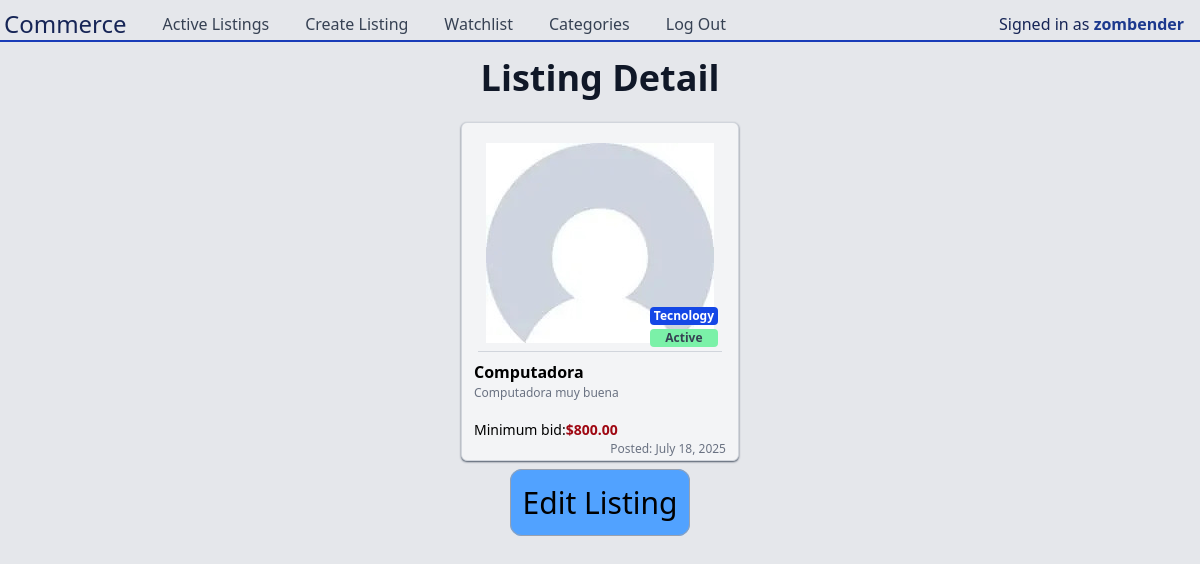
The app's page /listing/1 (signed in) with its own data.
### auctions/models.py (models this page shows, shortened)
class User(AbstractUser):
    pass

class Listing(models.Model):
    author = models.ForeignKey(User, on_delete=models.CASCADE)
    category = models.ForeignKey(Category, on_delete=models.SET_NULL, null=True, blank=True)
    title = models.CharField(max_length=200)
    description = models.TextField(blank=True, default='')
    starting_bid = models.DecimalField(max_digits=10, decimal_places=2, validators=[MinValueValidator(0.01)])
    date_posted = models.DateTimeField(default=timezone.now)
    image = models.ImageField(default='default.jpg', upload_to='product-pics')
    watchlist = models.ManyToManyField(User, blank=True, related_name='watchlist')
    is_active = models.BooleanField(default=True)
    def is_watched_by(self, user):
        return user in self.watchlist.all()
    @property
    def current_price(self):
        highest_bid = self.bids.aggregate(models.Max('amount'))['amount__max']
        return highest_bid if highest_bid is not None else self.starting_bid
    @property
    def winner(self):
        highest_bid = self.bids.order_by('-amount', '-date_posted').first()
        return highest_bid.user if highest_bid else None

class Category(models.Model):
    name = models.CharField(max_length=30)
    def __str__(self):
        return self.name

### auctions/views.py (the view)
# urls.py: path('listing/<int:pk>', views.DetailListingView.as_view(), name='listing'),
class DetailListingView(LoginRequiredMixin, UserPassesTestMixin, DetailView):
    model = Listing
    template_name = 'auctions/listing.html'
    context_object_name = 'listing'
    def get_context_data(self, **kwargs):
        context = super().get_context_data()
        listing = self.get_object()
        user = self.request.user
        context['is_watched_by_user'] = False if listing.is_watched_by(user) else True
        context['is_user_listing'] = listing.author == user
        return context
    def test_func(self):
        listing = self.get_object()
        if listing.author == self.request.user:
            return True
        return False

### auctions/templates/auctions/listing.html (shortened to what this page needs)
{% extends "auctions/layout.html" %}
{% block body %}
    <main class="flex flex-col items-center h-[90vh]  gap-y-6">
        <h2 class="flex justify-center text-4xl font-bold  text-gray-900 mt-4 ">Listing Detail</h2>
        {% include 'auctions/listing_card.html' %}
        {% if is_user_listing %}
            <form>
                <a class="text-3xl p-3 bg-blue-400 hover:bg-blue-900 border-1 border-gray-400 rounded-xl
                hover:text-white hover:underline transition-colors duration-100 ease-in-out"
                   href="{% url 'edit-listing' listing.id %}">Edit Listing</a>
            </form>
        {% endif %}
    </main>
{% endblock %}

### auctions/templates/auctions/layout.html (shortened to what this page needs)
{% load static %}
<!DOCTYPE html>
<html lang="en">
<head>
    <link href="{% static 'auctions/output.css' %}" rel="stylesheet">
</head>
<body class="h-screen bg-gray-200">
<header class="w-full mt-2">
    <div class="flex flex-row justify-between items-center border-b-2 px-1 border-b-blue-800">
        <div class="flex items-center justify-center">
            <h1 class="flex items-center justify-center text-2xl text-blue-950 mr-5 sm:mr-7 md:mr-8 lg:mr-9">
                Commerce
            </h1>
            <nav class="flex">
                <ul class="flex flex-row gap-x-3 sm:gap-x-7 md:gap-x-8 lg:gap-x-9 list-none ">
                    {% if user.is_authenticated %}
                        <li class="nav-item">
                            <a class="{% if request.resolver_match.view_name == 'index' %}text-blue-700 {% else %} text-gray-700{% endif %} nav-item-a" href="{% url 'index' %}">Active Listings</a>
                        </li>
                        <li class="nav-item">
                            <a class="{% if request.resolver_match.view_name == 'create-listing' %}text-blue-700 {% else %} text-gray-700{% endif %} nav-item-a"  href="{% url 'create-listing' %}">Create Listing</a>
                        </li>
                        <li class="nav-item">
                            <a class="{% if request.resolver_match.view_name == 'watchlist' %}text-blue-700 {% else %} text-gray-700{% endif %} nav-item-a"  href="{% url 'watchlist' %}">Watchlist</a>
                        </li>
                        <li class="nav-item">
                            <a class="{% if request.resolver_match.view_name == 'category' %}text-blue-700 {% else %} text-gray-700{% endif %} nav-item-a"  href="{% url 'category' %}">Categories</a>
                        </li>
                        <li class="nav-item">
                            <a class="{% if request.resolver_match.view_name == 'logout' %}text-blue-700 {% else %} text-gray-700{% endif %} nav-item-a"  href="{% url 'logout' %}">Log Out</a>
                        </li>
                    {% endif %}
                </ul>
            </nav>
        </div>
        <div class="h-full flex items-center justify-center ml-3 mr-3">
            <h2 class="text-1xl text-blue-950 self-center ">
                {% if user.is_authenticated %}
                    Signed in as <strong class="text-blue-900">{{ user.username }}</strong>
                {% else %}
                    Not signed in
                {% endif %}
            </h2>
        </div>
    </div>
</header>
{% block body %}
{% endblock %}
</body>
</html>

### auctions/templates/auctions/listing_card.html (shortened to what this page needs)
<card class="flex flex-col justify-between border-1 border-gray-300 rounded-md bg-gray-100
                p-3 pb-0.5 shadow-xs shadow-gray-600">
                    <div class="relative flex items-center basis-1/3 justify-center aspect-[1.5/1] p-2  mx-1  border-b-1 border-b-gray-300">
                        <img class="max-w-full max-h-full" alt="Product image" src="{{ listing.image.url }}">
                        <div class="absolute flex flex-col gap-y-1 bottom-1 right-1 font-bold text-[6px] sm:text-[10px] md:text-[11px] lg:text-[12px]">
                            <span class=" text-white bg-blue-700 px-1 rounded text-center ">
                                {{ listing.category }}
                            </span>
                            {% if listing.is_active %}
                                <span class=" text-gray-700 bg-green-300 px-1 rounded text-center">
                                    Active
                                </span>
                            {% else %}
                                <span class="text-white bg-red-600 px-1 rounded text-center">
                                    Not active
                                </span>
                            {% endif %}
                        </div>
                    </div>
                    <div class="flex flex-col basis-2/3 justify-start mt-2">
                        <h2 class="flex flex-row text-base font-bold text-black
                        truncate text-ellipsis whitespace-nowrap hover:text-blue-400 transition-colors duration-200 ease-in-out">
                            <a href= {% url 'listing' listing.id %}>
                                {{ listing.title }}
                            </a>
                        </h2>
                        <p class="text-[12px] text-gray-500 line-clamp-2 h-[3.0em]">
                            {{ listing.description }}
                        </p>
                        <p class="flex text-sm truncate text-ellipsis whitespace-nowrap">
                            {% if listing.winner %}
                                {% if listing.is_active %}
                                    <strong>
                                        Highest bid: ${{ listing.current_price }} by
                                        <strong class="text-red-600">{{ listing.winner }}</strong>
                                    </strong>
                                {% else %}
                                    <strong>
                                        Winner: {{ listing.winner }}
                                        <strong class="text-red-600">{{ listing.winner }}</strong>
                                    </strong>
                                {% endif %}
                            {% else %}
                                {% if listing.is_active %}
                                    Minimum bid: <strong class="text-red-800">${{ listing.current_price }}</strong>
                                {% else %}
                                    <strong class="font-bold text-sm text-red-800">Bid closed</strong>
                                {% endif %}
                            {% endif %}
                        </p>
                        <time class="text-[12px] text-gray-500 text-right mt-auto"
                              datetime="{{ listing.date_posted|date:'c' }}">
                            Posted: {{ listing.date_posted|date:"F j, Y" }}
                        </time>
                    </div>
                </card>

### records on screen
User: username "zombender"
Listing: image (placeholder picture), category "Tecnology", title "Computadora", description "Computadora muy buena", current_price "800.00", date_posted "July 18, 2025"
